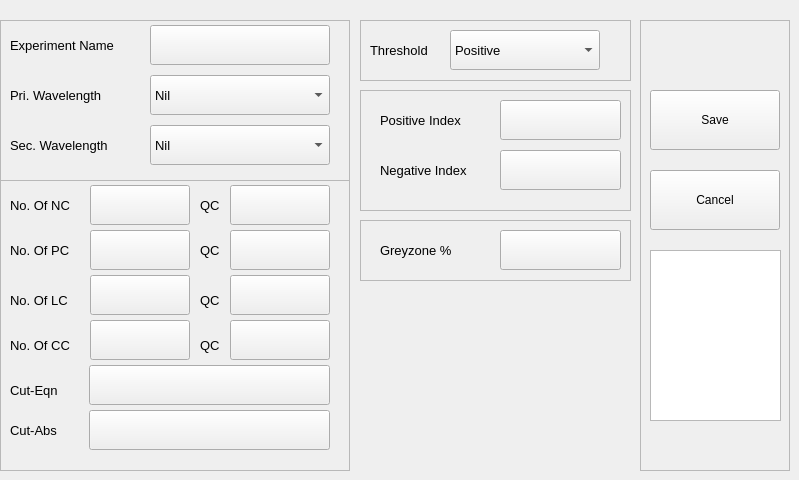
    <widget class="QWidget" name="page_2">
     <widget class="QFrame" name="frame_5">
      <property name="geometry">
       <rect>
        <x>0</x>
        <y>20</y>
        <width>350</width>
        <height>161</height>
       </rect>
      </property>
      <property name="frameShape">
       <enum>QFrame::StyledPanel</enum>
      </property>
      <property name="frameShadow">
       <enum>QFrame::Raised</enum>
      </property>
      <widget class="QLabel" name="label_18">
       <property name="geometry">
        <rect>
         <x>10</x>
         <y>15</y>
         <width>135</width>
         <height>20</height>
        </rect>
       </property>
       <property name="font">
        <font>
         <pointsize>10</pointsize>
        </font>
       </property>
       <property name="text">
        <string>Experiment Name</string>
       </property>
      </widget>
      <widget class="QLabel" name="label_19">
       <property name="geometry">
        <rect>
         <x>10</x>
         <y>65</y>
         <width>135</width>
         <height>20</height>
        </rect>
       </property>
       <property name="font">
        <font>
         <pointsize>10</pointsize>
        </font>
       </property>
       <property name="text">
        <string>Pri. Wavelength</string>
       </property>
      </widget>
      <widget class="QLabel" name="label_20">
       <property name="geometry">
        <rect>
         <x>10</x>
         <y>115</y>
         <width>135</width>
         <height>20</height>
        </rect>
       </property>
       <property name="font">
        <font>
         <pointsize>10</pointsize>
        </font>
       </property>
       <property name="text">
        <string>Sec. Wavelength</string>
       </property>
      </widget>
      <widget class="QPushButton" name="pushButton_39">
       <property name="geometry">
        <rect>
         <x>150</x>
         <y>5</y>
         <width>180</width>
         <height>40</height>
        </rect>
       </property>
       <property name="font">
        <font>
         <pointsize>10</pointsize>
        </font>
       </property>
       <property name="styleSheet">
        <string notr="true">/*text-align:left</string>
       </property>
       <property name="text">
        <string/>
       </property>
      </widget>
      <widget class="QComboBox" name="comboBox_5">
       <property name="geometry">
        <rect>
         <x>150</x>
         <y>55</y>
         <width>180</width>
         <height>40</height>
        </rect>
       </property>
       <property name="font">
        <font>
         <pointsize>10</pointsize>
        </font>
       </property>
       <item>
        <property name="text">
         <string>Nil</string>
        </property>
       </item>
       <item>
        <property name="text">
         <string>405</string>
        </property>
       </item>
       <item>
        <property name="text">
         <string>450</string>
        </property>
       </item>
       <item>
        <property name="text">
         <string>490</string>
        </property>
       </item>
       <item>
        <property name="text">
         <string>630</string>
        </property>
       </item>
       <item>
        <property name="text">
         <string>OPTIONAL</string>
        </property>
       </item>
      </widget>
      <widget class="QComboBox" name="comboBox_6">
       <property name="geometry">
        <rect>
         <x>150</x>
         <y>105</y>
         <width>180</width>
         <height>40</height>
        </rect>
       </property>
       <property name="font">
        <font>
         <pointsize>10</pointsize>
        </font>
       </property>
       <item>
        <property name="text">
         <string>Nil</string>
        </property>
       </item>
       <item>
        <property name="text">
         <string>405</string>
        </property>
       </item>
       <item>
        <property name="text">
         <string>450</string>
        </property>
       </item>
       <item>
        <property name="text">
         <string>490</string>
        </property>
       </item>
       <item>
        <property name="text">
         <string>630</string>
        </property>
       </item>
       <item>
        <property name="text">
         <string>OPTIONAL</string>
        </property>
       </item>
      </widget>
     </widget>
     <widget class="QFrame" name="frame_6">
      <property name="geometry">
       <rect>
        <x>0</x>
        <y>180</y>
        <width>350</width>
        <height>291</height>
       </rect>
      </property>
      <property name="frameShape">
       <enum>QFrame::StyledPanel</enum>
      </property>
      <property name="frameShadow">
       <enum>QFrame::Raised</enum>
      </property>
      <widget class="QLabel" name="label_21">
       <property name="geometry">
        <rect>
         <x>10</x>
         <y>15</y>
         <width>75</width>
         <height>20</height>
        </rect>
       </property>
       <property name="font">
        <font>
         <pointsize>10</pointsize>
        </font>
       </property>
       <property name="text">
        <string>No. Of NC</string>
       </property>
      </widget>
      <widget class="QPushButton" name="pushButton_40">
       <property name="geometry">
        <rect>
         <x>90</x>
         <y>5</y>
         <width>100</width>
         <height>40</height>
        </rect>
       </property>
       <property name="font">
        <font>
         <pointsize>10</pointsize>
        </font>
       </property>
       <property name="styleSheet">
        <string notr="true">/*text-align:left</string>
       </property>
       <property name="text">
        <string/>
       </property>
      </widget>
      <widget class="QPushButton" name="pushButton_43">
       <property name="geometry">
        <rect>
         <x>89</x>
         <y>185</y>
         <width>241</width>
         <height>40</height>
        </rect>
       </property>
       <property name="font">
        <font>
         <pointsize>10</pointsize>
        </font>
       </property>
       <property name="styleSheet">
        <string notr="true">/*text-align:left</string>
       </property>
       <property name="text">
        <string/>
       </property>
      </widget>
      <widget class="QLabel" name="label_25">
       <property name="geometry">
        <rect>
         <x>10</x>
         <y>200</y>
         <width>61</width>
         <height>20</height>
        </rect>
       </property>
       <property name="font">
        <font>
         <pointsize>10</pointsize>
        </font>
       </property>
       <property name="text">
        <string>Cut-Eqn</string>
       </property>
      </widget>
      <widget class="QPushButton" name="pushButton_64">
       <property name="geometry">
        <rect>
         <x>230</x>
         <y>5</y>
         <width>100</width>
         <height>40</height>
        </rect>
       </property>
       <property name="font">
        <font>
         <pointsize>10</pointsize>
        </font>
       </property>
       <property name="styleSheet">
        <string notr="true">/*text-align:left</string>
       </property>
       <property name="text">
        <string/>
       </property>
      </widget>
      <widget class="QLabel" name="label_28">
       <property name="geometry">
        <rect>
         <x>200</x>
         <y>15</y>
         <width>25</width>
         <height>20</height>
        </rect>
       </property>
       <property name="font">
        <font>
         <pointsize>10</pointsize>
        </font>
       </property>
       <property name="text">
        <string>QC</string>
       </property>
      </widget>
      <widget class="QLabel" name="label_29">
       <property name="geometry">
        <rect>
         <x>200</x>
         <y>60</y>
         <width>25</width>
         <height>20</height>
        </rect>
       </property>
       <property name="font">
        <font>
         <pointsize>10</pointsize>
        </font>
       </property>
       <property name="text">
        <string>QC</string>
       </property>
      </widget>
      <widget class="QPushButton" name="pushButton_41">
       <property name="geometry">
        <rect>
         <x>90</x>
         <y>50</y>
         <width>100</width>
         <height>40</height>
        </rect>
       </property>
       <property name="font">
        <font>
         <pointsize>10</pointsize>
        </font>
       </property>
       <property name="styleSheet">
        <string notr="true">/*text-align:left</string>
       </property>
       <property name="text">
        <string/>
       </property>
      </widget>
      <widget class="QLabel" name="label_22">
       <property name="geometry">
        <rect>
         <x>10</x>
         <y>60</y>
         <width>75</width>
         <height>20</height>
        </rect>
       </property>
       <property name="font">
        <font>
         <pointsize>10</pointsize>
        </font>
       </property>
       <property name="text">
        <string>No. Of PC</string>
       </property>
      </widget>
      <widget class="QPushButton" name="pushButton_65">
       <property name="geometry">
        <rect>
         <x>230</x>
         <y>50</y>
         <width>100</width>
         <height>40</height>
        </rect>
       </property>
       <property name="font">
        <font>
         <pointsize>10</pointsize>
        </font>
       </property>
       <property name="styleSheet">
        <string notr="true">/*text-align:left</string>
       </property>
       <property name="text">
        <string/>
       </property>
      </widget>
      <widget class="QLabel" name="label_30">
       <property name="geometry">
        <rect>
         <x>200</x>
         <y>110</y>
         <width>25</width>
         <height>20</height>
        </rect>
       </property>
       <property name="font">
        <font>
         <pointsize>10</pointsize>
        </font>
       </property>
       <property name="text">
        <string>QC</string>
       </property>
      </widget>
      <widget class="QPushButton" name="pushButton_42">
       <property name="geometry">
        <rect>
         <x>90</x>
         <y>95</y>
         <width>100</width>
         <height>40</height>
        </rect>
       </property>
       <property name="font">
        <font>
         <pointsize>10</pointsize>
        </font>
       </property>
       <property name="styleSheet">
        <string notr="true">/*text-align:left</string>
       </property>
       <property name="text">
        <string/>
       </property>
      </widget>
      <widget class="QLabel" name="label_23">
       <property name="geometry">
        <rect>
         <x>10</x>
         <y>110</y>
         <width>75</width>
         <height>20</height>
        </rect>
       </property>
       <property name="font">
        <font>
         <pointsize>10</pointsize>
        </font>
       </property>
       <property name="text">
        <string>No. Of LC</string>
       </property>
      </widget>
      <widget class="QPushButton" name="pushButton_66">
       <property name="geometry">
        <rect>
         <x>230</x>
         <y>95</y>
         <width>100</width>
         <height>40</height>
        </rect>
       </property>
       <property name="font">
        <font>
         <pointsize>10</pointsize>
        </font>
       </property>
       <property name="styleSheet">
        <string notr="true">/*text-align:left</string>
       </property>
       <property name="text">
        <string/>
       </property>
      </widget>
      <widget class="QLabel" name="label_31">
       <property name="geometry">
        <rect>
         <x>200</x>
         <y>155</y>
         <width>25</width>
         <height>20</height>
        </rect>
       </property>
       <property name="font">
        <font>
         <pointsize>10</pointsize>
        </font>
       </property>
       <property name="text">
        <string>QC</string>
       </property>
      </widget>
      <widget class="QPushButton" name="pushButton_67">
       <property name="geometry">
        <rect>
         <x>90</x>
         <y>140</y>
         <width>100</width>
         <height>40</height>
        </rect>
       </property>
       <property name="font">
        <font>
         <pointsize>10</pointsize>
        </font>
       </property>
       <property name="styleSheet">
        <string notr="true">/*text-align:left</string>
       </property>
       <property name="text">
        <string/>
       </property>
      </widget>
      <widget class="QLabel" name="label_24">
       <property name="geometry">
        <rect>
         <x>10</x>
         <y>155</y>
         <width>75</width>
         <height>20</height>
        </rect>
       </property>
       <property name="font">
        <font>
         <pointsize>10</pointsize>
        </font>
       </property>
       <property name="text">
        <string>No. Of CC</string>
       </property>
      </widget>
      <widget class="QPushButton" name="pushButton_68">
       <property name="geometry">
        <rect>
         <x>230</x>
         <y>140</y>
         <width>100</width>
         <height>40</height>
        </rect>
       </property>
       <property name="font">
        <font>
         <pointsize>10</pointsize>
        </font>
       </property>
       <property name="styleSheet">
        <string notr="true">/*text-align:left</string>
       </property>
       <property name="text">
        <string/>
       </property>
      </widget>
      <widget class="QPushButton" name="pushButton_50">
       <property name="geometry">
        <rect>
         <x>89</x>
         <y>230</y>
         <width>241</width>
         <height>40</height>
        </rect>
       </property>
       <property name="font">
        <font>
         <pointsize>10</pointsize>
        </font>
       </property>
       <property name="styleSheet">
        <string notr="true">/*text-align:left</string>
       </property>
       <property name="text">
        <string/>
       </property>
      </widget>
      <widget class="QLabel" name="label_37">
       <property name="geometry">
        <rect>
         <x>10</x>
         <y>240</y>
         <width>61</width>
         <height>20</height>
        </rect>
       </property>
       <property name="font">
        <font>
         <pointsize>10</pointsize>
        </font>
       </property>
       <property name="text">
        <string>Cut-Abs</string>
       </property>
      </widget>
     </widget>
     <widget class="QFrame" name="frame_7">
      <property name="geometry">
       <rect>
        <x>640</x>
        <y>20</y>
        <width>150</width>
        <height>451</height>
       </rect>
      </property>
      <property name="frameShape">
       <enum>QFrame::StyledPanel</enum>
      </property>
      <property name="frameShadow">
       <enum>QFrame::Raised</enum>
      </property>
      <widget class="QToolButton" name="toolButton_14">
       <property name="geometry">
        <rect>
         <x>10</x>
         <y>70</y>
         <width>130</width>
         <height>60</height>
        </rect>
       </property>
       <property name="text">
        <string>Save</string>
       </property>
      </widget>
      <widget class="QToolButton" name="toolButton_15">
       <property name="geometry">
        <rect>
         <x>10</x>
         <y>150</y>
         <width>130</width>
         <height>60</height>
        </rect>
       </property>
       <property name="text">
        <string>Cancel</string>
       </property>
      </widget>
      <widget class="QTextBrowser" name="textBrowser_3">
       <property name="geometry">
        <rect>
         <x>10</x>
         <y>230</y>
         <width>131</width>
         <height>171</height>
        </rect>
       </property>
      </widget>
     </widget>
     <widget class="QFrame" name="frame_8">
      <property name="geometry">
       <rect>
        <x>360</x>
        <y>20</y>
        <width>271</width>
        <height>61</height>
       </rect>
      </property>
      <property name="frameShape">
       <enum>QFrame::StyledPanel</enum>
      </property>
      <property name="frameShadow">
       <enum>QFrame::Raised</enum>
      </property>
      <widget class="QLabel" name="label_26">
       <property name="geometry">
        <rect>
         <x>10</x>
         <y>20</y>
         <width>81</width>
         <height>20</height>
        </rect>
       </property>
       <property name="font">
        <font>
         <pointsize>10</pointsize>
        </font>
       </property>
       <property name="text">
        <string>Threshold</string>
       </property>
      </widget>
      <widget class="QComboBox" name="comboBox_7">
       <property name="geometry">
        <rect>
         <x>90</x>
         <y>10</y>
         <width>150</width>
         <height>40</height>
        </rect>
       </property>
       <property name="font">
        <font>
         <pointsize>10</pointsize>
        </font>
       </property>
       <item>
        <property name="text">
         <string>Positive</string>
        </property>
       </item>
       <item>
        <property name="text">
         <string>Negative</string>
        </property>
       </item>
      </widget>
     </widget>
     <widget class="QFrame" name="frame_9">
      <property name="geometry">
       <rect>
        <x>360</x>
        <y>90</y>
        <width>271</width>
        <height>121</height>
       </rect>
      </property>
      <property name="frameShape">
       <enum>QFrame::StyledPanel</enum>
      </property>
      <property name="frameShadow">
       <enum>QFrame::Raised</enum>
      </property>
      <widget class="QPushButton" name="pushButton_45">
       <property name="geometry">
        <rect>
         <x>140</x>
         <y>60</y>
         <width>121</width>
         <height>40</height>
        </rect>
       </property>
       <property name="font">
        <font>
         <pointsize>10</pointsize>
        </font>
       </property>
       <property name="styleSheet">
        <string notr="true">/*text-align:left</string>
       </property>
       <property name="text">
        <string/>
       </property>
      </widget>
      <widget class="QLabel" name="label_27">
       <property name="geometry">
        <rect>
         <x>20</x>
         <y>20</y>
         <width>111</width>
         <height>20</height>
        </rect>
       </property>
       <property name="font">
        <font>
         <pointsize>10</pointsize>
        </font>
       </property>
       <property name="text">
        <string>Positive Index</string>
       </property>
      </widget>
      <widget class="QLabel" name="label_32">
       <property name="geometry">
        <rect>
         <x>20</x>
         <y>70</y>
         <width>111</width>
         <height>20</height>
        </rect>
       </property>
       <property name="font">
        <font>
         <pointsize>10</pointsize>
        </font>
       </property>
       <property name="text">
        <string>Negative Index</string>
       </property>
      </widget>
      <widget class="QPushButton" name="pushButton_44">
       <property name="geometry">
        <rect>
         <x>140</x>
         <y>10</y>
         <width>121</width>
         <height>40</height>
        </rect>
       </property>
       <property name="font">
        <font>
         <pointsize>10</pointsize>
        </font>
       </property>
       <property name="styleSheet">
        <string notr="true">/*text-align:left</string>
       </property>
       <property name="text">
        <string/>
       </property>
      </widget>
     </widget>
     <widget class="QFrame" name="frame_10">
      <property name="geometry">
       <rect>
        <x>360</x>
        <y>220</y>
        <width>271</width>
        <height>61</height>
       </rect>
      </property>
      <property name="frameShape">
       <enum>QFrame::StyledPanel</enum>
      </property>
      <property name="frameShadow">
       <enum>QFrame::Raised</enum>
      </property>
      <widget class="QLabel" name="label_33">
       <property name="geometry">
        <rect>
         <x>20</x>
         <y>20</y>
         <width>111</width>
         <height>20</height>
        </rect>
       </property>
       <property name="font">
        <font>
         <pointsize>10</pointsize>
        </font>
       </property>
       <property name="text">
        <string>Greyzone %</string>
       </property>
      </widget>
      <widget class="QPushButton" name="pushButton_47">
       <property name="geometry">
        <rect>
         <x>140</x>
         <y>10</y>
         <width>121</width>
         <height>40</height>
        </rect>
       </property>
       <property name="font">
        <font>
         <pointsize>10</pointsize>
        </font>
       </property>
       <property name="styleSheet">
        <string notr="true">/*text-align:left</string>
       </property>
       <property name="text">
        <string/>
       </property>
      </widget>
     </widget>
    </widget>
